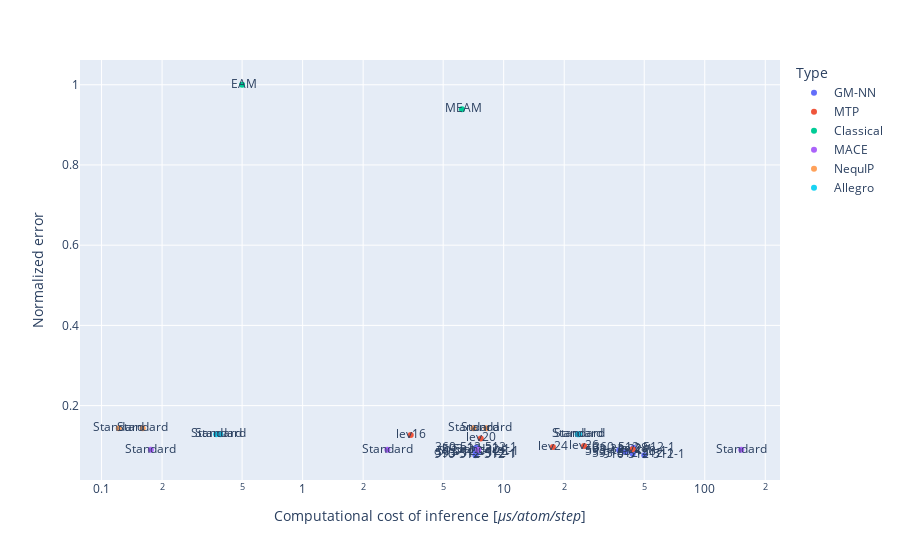

Notebook cell for this chart:
### Code cell
import plotly.express as px

fig = px.scatter(df, x='Cost', y='Normalized error', color='Type', text='Model', log_x=True)
fig.update_layout(
    xaxis_title=dict(text='Computational cost of inference [<i>μs/atom/step</i>]')
) 
#fig.update_layout(legend=dict(
#    yanchor
#))

### Figure 1 — Plotly figure (JSON) as saved in the notebook; plotly's stock layout.template omitted (floating-point values rounded to 4 significant figures)
{"data": [{"hovertemplate": "Type=GM-NN<br>Cost=%{x}<br>Normalized error=%{y}<br>Model=%{text}<extra></extra>", "legendgroup": "GM-NN", "marker": {"color": "#636efa", "symbol": "circle"}, "mode": "markers+text", "name": "GM-NN", "orientation": "v", "showlegend": true, "text": ["593-512-512-1", "593-128-128-1", "593-32-32-1", "360-512-512-1", "910-512-512-1", "593-512-512-1", "593-128-128-1", "593-32-32-1", "360-512-512-1", "910-512-512-1"], "type": "scatter", "x": [43.81, 40.42, 37.54, 44.25, 50.04, 7.25, 7.47, 7.28, 7.3, 7.23], "xaxis": "x", "y": [0.07977, 0.0845, 0.08864, 0.09512, 0.07621, 0.07977, 0.0845, 0.08864, 0.09512, 0.07621], "yaxis": "y"}, {"hovertemplate": "Type=MTP<br>Cost=%{x}<br>Normalized error=%{y}<br>Model=%{text}<extra></extra>", "legendgroup": "MTP", "marker": {"color": "#EF553B", "symbol": "circle"}, "mode": "markers+text", "name": "MTP", "orientation": "v", "showlegend": true, "text": ["lev16", "lev20", "lev24", "lev26", "lev28"], "type": "scatter", "x": [3.45, 7.69, 17.57, 25.1, 43.78], "xaxis": "x", "y": [0.127, 0.1182, 0.09703, 0.09907, 0.09132], "yaxis": "y"}, {"hovertemplate": "Type=Classical<br>Cost=%{x}<br>Normalized error=%{y}<br>Model=%{text}<extra></extra>", "legendgroup": "Classical", "marker": {"color": "#00cc96", "symbol": "circle"}, "mode": "markers+text", "name": "Classical", "orientation": "v", "showlegend": true, "text": [" EAM", " MEAM"], "type": "scatter", "x": [0.5, 6.2], "xaxis": "x", "y": [1, 0.939], "yaxis": "y"}, {"hovertemplate": "Type=MACE<br>Cost=%{x}<br>Normalized error=%{y}<br>Model=%{text}<extra></extra>", "legendgroup": "MACE", "marker": {"color": "#ab63fa", "symbol": "circle"}, "mode": "markers+text", "name": "MACE", "orientation": "v", "showlegend": true, "text": ["Standard", "Standard", "Standard", "Standard"], "type": "scatter", "x": [151.9, 2.639, 0.1759, 7.465], "xaxis": "x", "y": [0.08998, 0.08998, 0.08998, 0.08998], "yaxis": "y"}, {"hovertemplate": "Type=NequIP<br>Cost=%{x}<br>Normalized error=%{y}<br>Model=%{text}<extra></extra>", "legendgroup": "NequIP", "marker": {"color": "#FFA15A", "symbol": "circle"}, "mode": "markers+text", "name": "NequIP", "orientation": "v", "showlegend": true, "text": ["Standard", "Standard", "Standard", "Standard"], "type": "scatter", "x": [0.1602, 8.191, 7.077, 0.1218], "xaxis": "x", "y": [0.1434, 0.1434, 0.1434, 0.1434], "yaxis": "y"}, {"hovertemplate": "Type=Allegro<br>Cost=%{x}<br>Normalized error=%{y}<br>Model=%{text}<extra></extra>", "legendgroup": "Allegro", "marker": {"color": "#19d3f3", "symbol": "circle"}, "mode": "markers+text", "name": "Allegro", "orientation": "v", "showlegend": true, "text": ["Standard", "Standard", "Standard", "Standard"], "type": "scatter", "x": [0.3896, 23.71, 23.32, 0.3713], "xaxis": "x", "y": [0.1285, 0.1285, 0.1285, 0.1285], "yaxis": "y"}], "layout": {"legend": {"title": {"text": "Type"}, "tracegroupgap": 0}, "margin": {"t": 60}, "xaxis": {"anchor": "y", "domain": [0, 1], "title": {"text": "Computational cost of inference [<i>μs/atom/step</i>]"}, "type": "log"}, "yaxis": {"anchor": "x", "domain": [0, 1], "title": {"text": "Normalized error"}}}}
